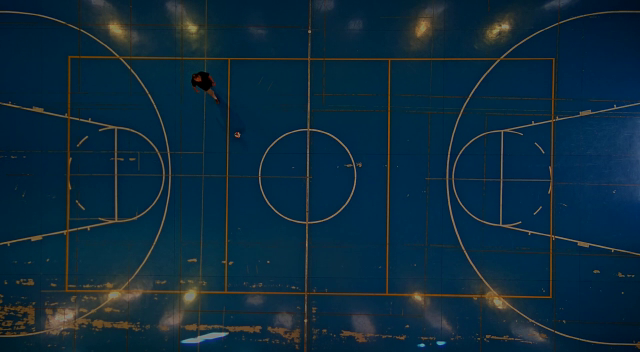
#> input picture frame 33 of videos/VolleyTest.mp4, 640 x 352 px, given in place of prueba11_1920.avi, which was not available
$ python camshift.py
#> lines starting #> are read from the running program, lines starting #| are printed output that depends on the picture
#> further down, frame is the input picture: shape (352, 640, 3); mean B, G, R 60.9, 42.5, 13
import cv2
import numpy as np


def scale_image(img, factor):
#> called with factor = 0.75
    height, width = img.shape[:2]
#> height = 352; width = 640
    scaledw = int(width * factor)
#> scaledw = 480
    scaledh = int(height * factor)
#> scaledh = 264
    return cv2.resize(img, (scaledw, scaledh), interpolation=cv2.INTER_CUBIC)
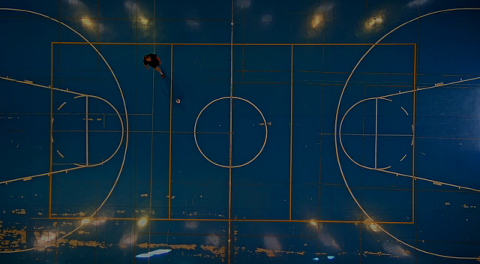
#> returned value: shape (264, 480, 3); mean of channels 0, 1, 2 60.9, 42.5, 13.1; drawn as B, G, R


cap = cv2.VideoCapture("C:/Users/anton/Downloads/VideosVolley/segunda-tanda/prueba11_1920.avi")

# take first frame of the video
ret, frame = cap.read()
if ret:
    frame = scale_image(frame, 0.75)

# setup initial location of window
#> (the run stopped early here; a loop or call above may not have finished)

$ run again, starting later in the video
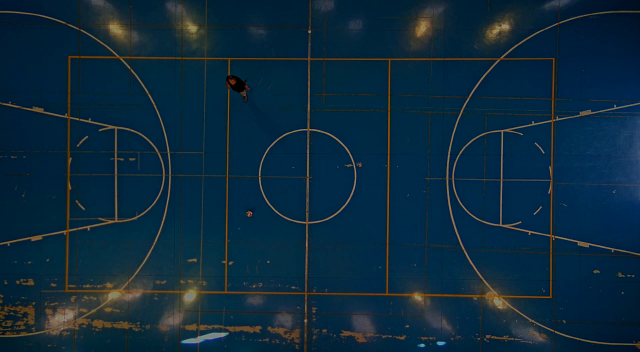
#> input picture frame 151 of videos/VolleyTest.mp4, 640 x 352 px, given in place of prueba11_1920.avi, which was not available
#> frame is the input picture: shape (352, 640, 3); mean B, G, R 60.4, 41.8, 12.8
#> in scale_image, `return cv2.resize(img, (scaledw, scaledh), interpolation=cv2.INTER_CUB..`:
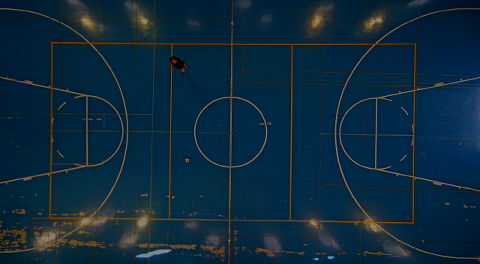
#> returned value: shape (264, 480, 3); mean of channels 0, 1, 2 60.4, 41.8, 12.9; drawn as B, G, R

$ run again, starting later in the video
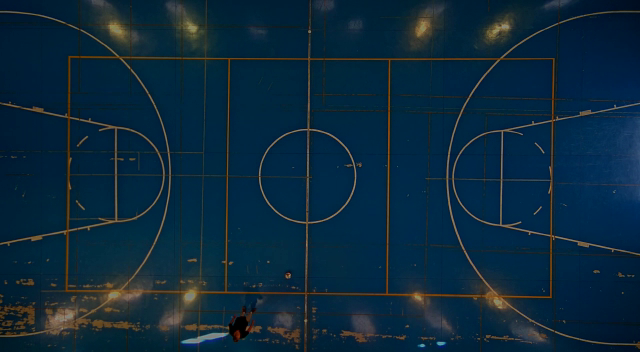
#> input picture frame 268 of videos/VolleyTest.mp4, 640 x 352 px, given in place of prueba11_1920.avi, which was not available
#> frame is the input picture: shape (352, 640, 3); mean B, G, R 59.8, 40.7, 12.1
#> in scale_image, `return cv2.resize(img, (scaledw, scaledh), interpolation=cv2.INTER_CUB..`:
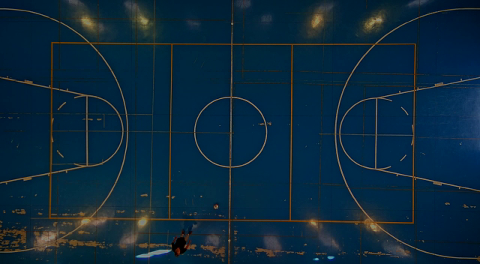
#> returned value: shape (264, 480, 3); mean of channels 0, 1, 2 59.8, 40.7, 12.2; drawn as B, G, R
